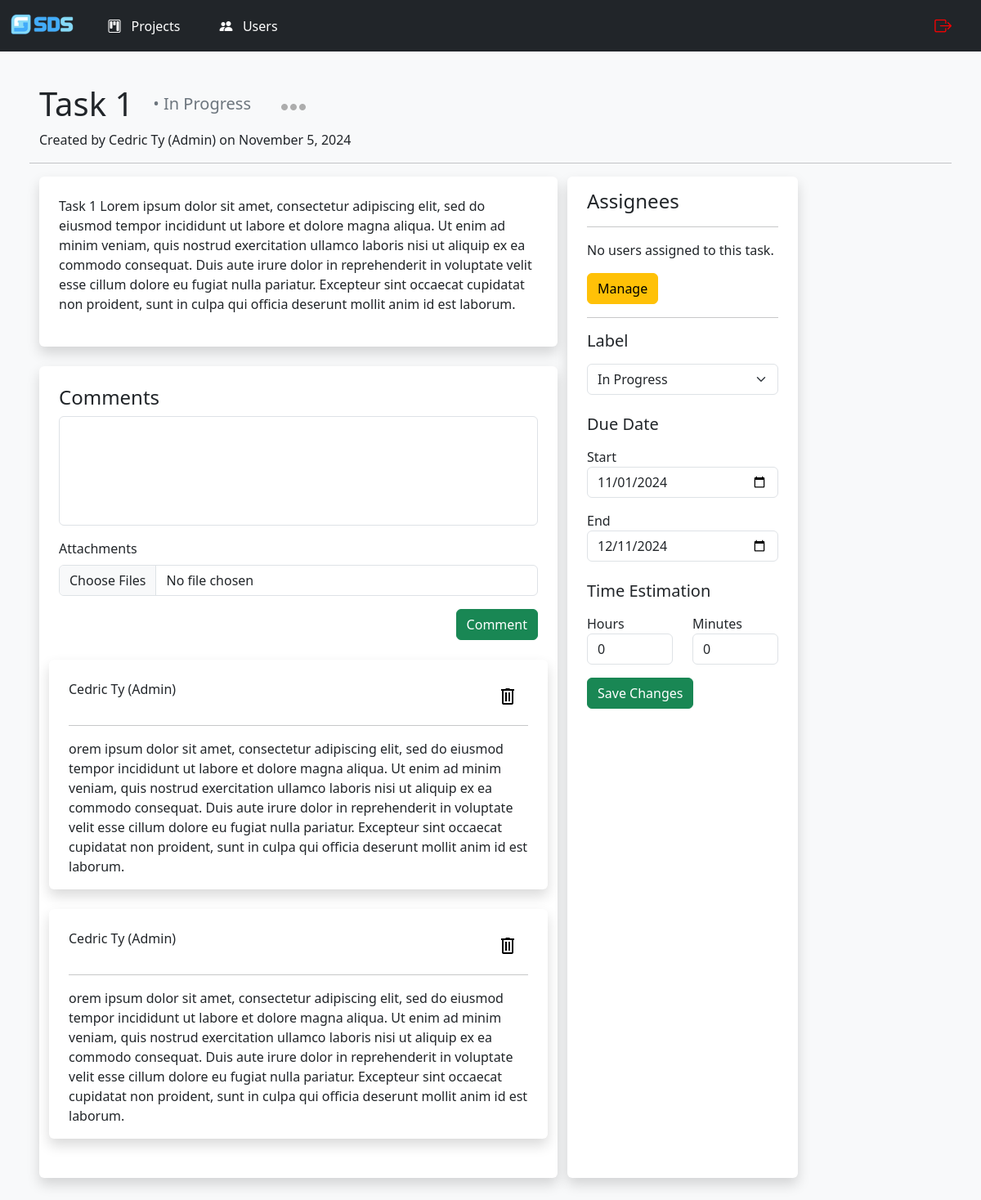
The page /task.php?taskid=1 (signed in) on the database its author committed.
### tables this page shows
CREATE TABLE `tasks` (
  `taskid` int(11) NOT NULL,
  `task_name` varchar(255) NOT NULL,
  `task_desc` text DEFAULT NULL,
  `label` enum('In Progress','For Testing','Reopened','For Checking','For Publish','QA Passed','QA Failed') NOT NULL,
  `time_est` int(11) NOT NULL DEFAULT 0,
  `start_date` date NOT NULL DEFAULT current_timestamp(),
  `due_date` date NOT NULL DEFAULT current_timestamp(),
  `created_by` int(11) DEFAULT NULL,
  `created_on` date NOT NULL DEFAULT current_timestamp(),
  `projectid` int(11) NOT NULL
);

CREATE TABLE `users` (
  `userid` int(11) NOT NULL,
  `f_name` varchar(50) NOT NULL,
  `l_name` varchar(50) NOT NULL,
  `email` varchar(50) NOT NULL,
  `password` varchar(50) NOT NULL,
  `privilege` enum('User','Admin','') NOT NULL
);

CREATE TABLE `comments` (
  `commentid` int(11) NOT NULL,
  `comment_text` text NOT NULL,
  `userid` int(11) NOT NULL,
  `taskid` int(11) NOT NULL
);

### task.php (the view, shortened to what this page needs)
<!doctype html>
<html lang="en">
    <head>
        <link rel="stylesheet" href="https://cdn.jsdelivr.net/npm/bootstrap-icons@1.11.1/font/bootstrap-icons.css">
        <link href="https://cdn.jsdelivr.net/npm/bootstrap@5.3.3/dist/css/bootstrap.min.css" rel="stylesheet">
    </head>
    <?php
        require_once "services/db_config.php";
        require_once "modules/nav.php";
        $taskid = mysqli_escape_string($con, $_GET['taskid']);
        $query = "SELECT tasks.*, users.userid, users.f_name, users.l_name
                    FROM tasks, users
                    WHERE tasks.taskid = ?
                    AND users.userid = tasks.created_by";
            $stmt = $con->prepare($query);
            $stmt->bind_param('i', $taskid);
            $stmt->execute();
            $result = $stmt->get_result();
            $create = mysqli_fetch_assoc($result);
        $query = "SELECT tasks.*
                FROM tasks
                WHERE tasks.taskid = ?";
            $stmt = $con->prepare($query);
            $stmt->bind_param('i', $taskid);
            $stmt->execute();
            $result = $stmt->get_result();
            $task = mysqli_fetch_assoc($result);
            $created_on = date("F j, Y", strtotime($task['created_on']));
            $assignees = array();
        $query = "SELECT c.*, u.f_name, u.l_name
                    FROM comments c
                    INNER JOIN users u ON u.userid = c.userid
                    WHERE c.taskid = ?";
            $stmt = $con->prepare($query);
            $stmt->bind_param('i', $taskid);
            $stmt->execute();
            $results = $stmt->get_result();
            $comments = array();
            while ($row = mysqli_fetch_assoc($results)) {
                $comments[] = $row;
            }
    ?>
    <body class="bg-body-tertiary">
        <div class="container-fluid px-5 py-3">
            <div class="row">
                <div class="col-auto mt-4">
                    <h1><?= $task['task_name'] ?></h1>
                </div>
                <div class="col-auto mt-4 align-self-center">
                    <h5 class="
                        <?php if ($task['label']=='QA Failed'){ ?>         text-danger
                        <?php } elseif ($task['label']=='QA Passed'){ ?>   text-success
                        <?php } else { ?>                                  text-secondary
                        <?php } ?>">
                        &#x2022; <?= $task['label'] ?>
                    </h5>
                </div>
                <div class="col-auto mt-4 align-self-center">
                    <button class="btn" type="button" data-bs-toggle="dropdown" aria-expanded="false"><img src="img/ellipsis.png"></button>
                </div>
            </div>
            <div class="row">
                <div class="col-auto">
                    <?php if(!is_null($create)) { ?>
                        <p>Created by <?= $create['f_name'] . " " . $create['l_name'];?> on <?= $created_on?></p>
                    <?php } else { ?> <p>Created by a Deleted User on <?= $created_on?></p><?php } ?>
                </div>
            </div>
            <div class="row">
                <hr>
                <div class="col-12 col-lg-7 col-xl-7">
                    <div class="col shadow rounded bg-white mb-4 p-4">
                        <p><?= $task['task_desc']?></p>
                        </div>
                    <div class="col shadow rounded bg-white mb-4 p-4">
                        <h4>Comments</h4>
                        <form method="POST" action="services/comment.php?taskid=<?= $taskid?>" enctype="multipart/form-data">
                        <div class="mb-3">
                            <textarea class="form-control" id="commentbody" name="commentbody" rows="5" style="resize:none;"></textarea>
                        </div>
                        <div class="row mb-3">
                            <div class="col-12 mb-3">
                                <label for="attachment" class="form-label">Attachments</label>
                                <input class="form-control" type="file" id="attachment" name="attachment[]" multiple>
                            </div>
                            <div class="col-12 mb-2">
                                <button type="submit" name="comment" class="btn btn-success float-end">Comment</input>
                            </div>
                        </div>
                        </form>
                        <?php if($comments) { ?>
                        <div class="row row-cols-1">
                            <?php foreach ($comments as $c) {
                                ?>
                            <div class="col shadow rounded bg-white mb-4 px-4 pt-4">
                                <div class="row">
                                    <div class="col">
                                        <p><?= $c['f_name'] . " " . $c['l_name']?></p>
                                    </div>
                                    <div class="col-auto ms-auto">
                                        <a class="btn" href="services/deletecomment.php?commentid=<?= $c['commentid'];?>&taskid=<?= $taskid?>"><img src="img/trash.png"></a>
                                    </div>
                                </div>
                                <hr>
                                <p><?= nl2br(stripcslashes($c['comment_text']))?></p>
                            </div>
                            <?php } ?>
                        </div>
                        <?php } ?>
                    </div>
                </div>
                <div class="col-12 col-lg-4 col-xl-3 px-4 mb-4 py-3 bg-white shadow rounded">
                    <h4>Assignees</h4>
                    <hr>
                    <?php if($assignees) { ?>
                        <table class="table table-hover table-borderless">
                            <tbody>
                            <?php foreach($assignees as $a) { ?>
                                <tr>
                                    <td style="display:none;"><?php echo $a['userid']?></td>
                                    <td><?php echo $a['f_name'] . " " . $a['l_name'];?></td>
                                    <td><button type="button" class="btn btn-danger removebtn" data-bs-toggle="modal" data-bs-target="#removeModal">Remove</button></td>
                                </tr>
                            <?php } ?>
                        </table>
                    <?php } else {?>
                        <p>No users assigned to this task.</p>
                    <?php } ?>
                    <button type="button" class="btn btn-warning align-middle" data-bs-toggle="modal" data-bs-target="#inviteModal">Manage</button>
                    <hr>
                    <form method="POST" action="services/edittask.php?taskid=<?= $taskid?>">
                    <div class="row my-3">
                        <h5>Label</h5>
                        <div class="col py-2">
                            <select class="form-select" name="label" id="label" aria-label="Default select example">
                                <option value="In Progress"<?=$task['label'] == 'In Progress' ? ' selected="selected"' : '';?>>In Progress</option>
                            </select>
                        </div>
                    </div>
                    <div class="row my-3">
                        <h5>Due Date</h5>
                        <div class="col py-2">
                            <label for="start_date">Start</label>
                            <input id="start_date" name="start_date" class="form-control" type="date" value="<?= $task['start_date']?>">
                        </div>
                        <div class="col py-2">
                            <label for="due_date">End</label>
                            <input id="due_date" name="due_date" class="form-control" type="date" value="<?= $task['due_date']?>">
                        </div>
                    </div>
                    <div class="row">
                        <h5>Time Estimation</h5>
                        <div class="col py-2">
                            <label for="hours">Hours</label>
                            <input class="form-control" type="number" name="hours" id="hours" min="0" value="<?= intdiv($task['time_est'], 60)?>">
                        </div>
                        <div class="col py-2">
                            <label for="minutes">Minutes</label>
                            <input class="form-control" type="number" name="minutes" id="minutes" min="0" max="60" value="<?= $task['time_est']%60?>">
                        </div>
                    </div>
                    <button type="submit" name="detailedit" class="btn btn-success align-middle my-2">Save Changes</button>
                    </form>
                </div>
            </div>
        </div>
    </body>
</html>

### rows shown on the page
tasks: task_name "Task 1", label "In Progress", created_by.f_name "Cedric", created_by.l_name "Ty (Admin)", created_on "November 5, 2024", task_desc "Task 1 Lorem ipsum dolor sit amet, consectetur adipiscing elit, sed do eiusmod tempor incididunt ut labore et dolore magna aliqua. Ut enim ad minim veniam, quis nostrud exercitation ullamco laboris nisi ut aliquip ex ea commodo consequat. Duis aute irure dolor in reprehenderit in voluptate velit esse cillum dolore eu fugiat nulla pariatur. Excepteur sint occaecat cupidatat non proident, sunt in culpa qui officia deserunt mollit anim id est laborum.", start_date "11/01/2024", due_date "12/11/2024", hours "0", minutes "0"
comments: userid.f_name "Cedric", userid.l_name "Ty (Admin)", comment_text "orem ipsum dolor sit amet, consectetur adipiscing elit, sed do eiusmod tempor incididunt ut labore et dolore magna aliqua. Ut enim ad minim veniam, quis nostrud exercitation ullamco laboris nisi ut aliquip ex ea commodo consequat. Duis aute irure dolor in reprehenderit in voluptate velit esse cillum dolore eu fugiat nulla pariatur. Excepteur sint occaecat cupidatat non proident, sunt in culpa qui officia deserunt mollit anim id est laborum."
comments: userid.f_name "Cedric", userid.l_name "Ty (Admin)", comment_text "orem ipsum dolor sit amet, consectetur adipiscing elit, sed do eiusmod tempor incididunt ut labore et dolore magna aliqua. Ut enim ad minim veniam, quis nostrud exercitation ullamco laboris nisi ut aliquip ex ea commodo consequat. Duis aute irure dolor in reprehenderit in voluptate velit esse cillum dolore eu fugiat nulla pariatur. Excepteur sint occaecat cupidatat non proident, sunt in culpa qui officia deserunt mollit anim id est laborum."
